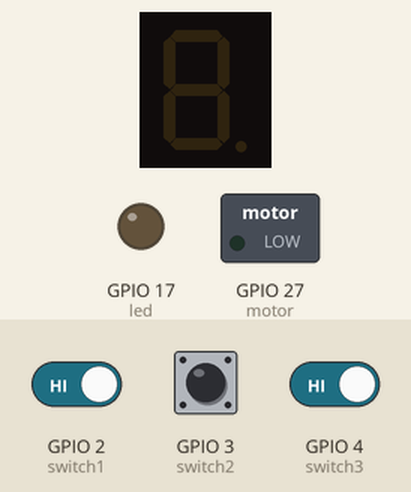
This program was run on a simulated Raspberry Pi (BCM pin numbers). Shown: 1-digit seven-segment display, switched loads named in the program (green lamp = pin HIGH), output pins drawn as LEDs (lit = HIGH). Inputs (shaded band) come from the test bench; at power-on: GPIO 2 (switch1) HIGH, GPIO 4 (switch3) HIGH, GPIO 3 (switch2) HIGH. The segment pins are drawn as the display they are named for; pins used as bus, display or sensor lines are not drawn.

Above: at 1.2 s.
1.3 s: GPIO 2 (switch1) driven LOW and GPIO 4 (switch3) driven LOW
At 2.5 s:
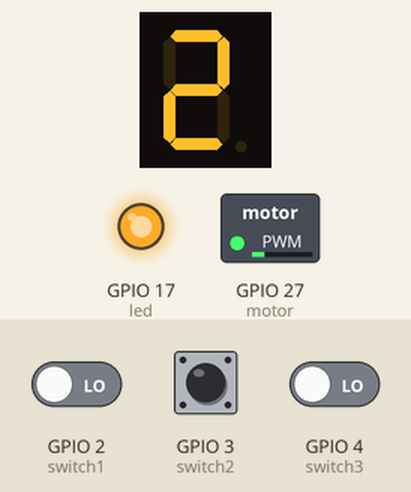
2.8 s: GPIO 3 (switch2) pulled LOW for 0.15 s
At 3.6 s:
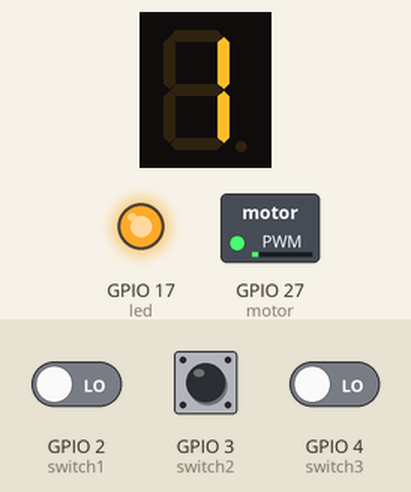
4.4 s: GPIO 3 (switch2) pulled LOW for 1 s
At 5.8 s:
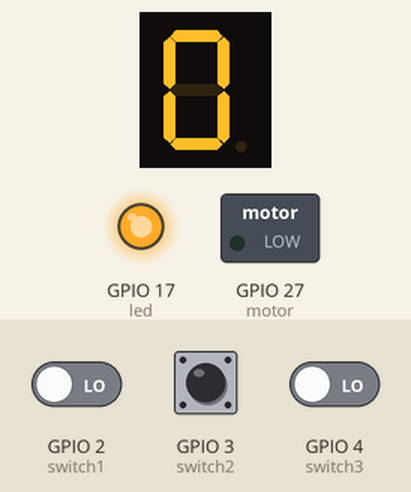
Timing chart, 0 to 7.4 s (numbered marks = the images above; inputs shaded):
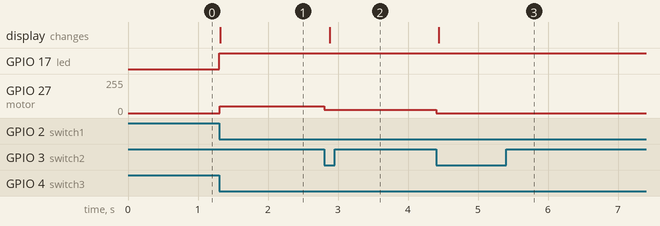

The program:

fan.py
```python
from gpiozero import LED, Button, PWMLED
from time import sleep
from signal import pause


def show(n):
    global num
    for m in num[8]: m.off()
    for m in num[n]: m.on()


led = LED(17)
motor = PWMLED(27)

g = LED(14)
f = LED(26)
a = LED(15)
b = LED(18)
e = LED(23)
d = LED(24)
c = LED(25)
DP = LED(8)

switch1 = Button(2)
switch2 = Button(3)
switch3 = Button(4)

num = [[a, b, c, d, e, f],
       [b, c],
       [a, b, g, e, d],
       [a, b, g, c, d],
       [f, g, b, c],
       [a, f, g, c, d],
       [a, f, g, e, c, d],
       [f, a, b, c],
       [a, b, c, d, e, f, g],
       [a, b, c, d, g, f]]


def UP():
    global value, number
    value += 0.1
    number += 1
    if value > 0.9: value = 0.9
    if number > 9: number = 9


def DOWN():
    global value, number
    value -= 0.1
    number -= 1
    if value < 0: value = 0
    if number < 0: number = 0


def START():
    global value, number
    led.on()
    sleep(0.01)


def STOP():
    global value, number
    value = 0.1
    number = 1
    motor.off()
    led.off()
    for m in num[8]: m.off()


def TOGGLE():
    global flag
    if flag == 0:
        flag = 1
    else:
        flag = 0


value = 0
number = 0
flag = 0

switch1.when_pressed = UP
switch2.when_pressed = DOWN
switch3.when_pressed = TOGGLE

while True:
    if flag == 0:
        STOP()

    elif flag == 1:
        START()
        motor.value = value
        show(number)
```

Measured:
- after the input at 1.3 s, GPIO 17 (led): LOW → HIGH at once; GPIO 27 (motor): 0/255 → 51/255 at once; the display: changes at once (image 1)
- after the input at 2.8 s, GPIO 27 (motor): 51/255 → 26/255 at once; the display: changes after 0.08 s (image 2)
- after the input at 4.4 s, GPIO 27 (motor): 26/255 → 0/255 at once; the display: changes at once (image 3)
